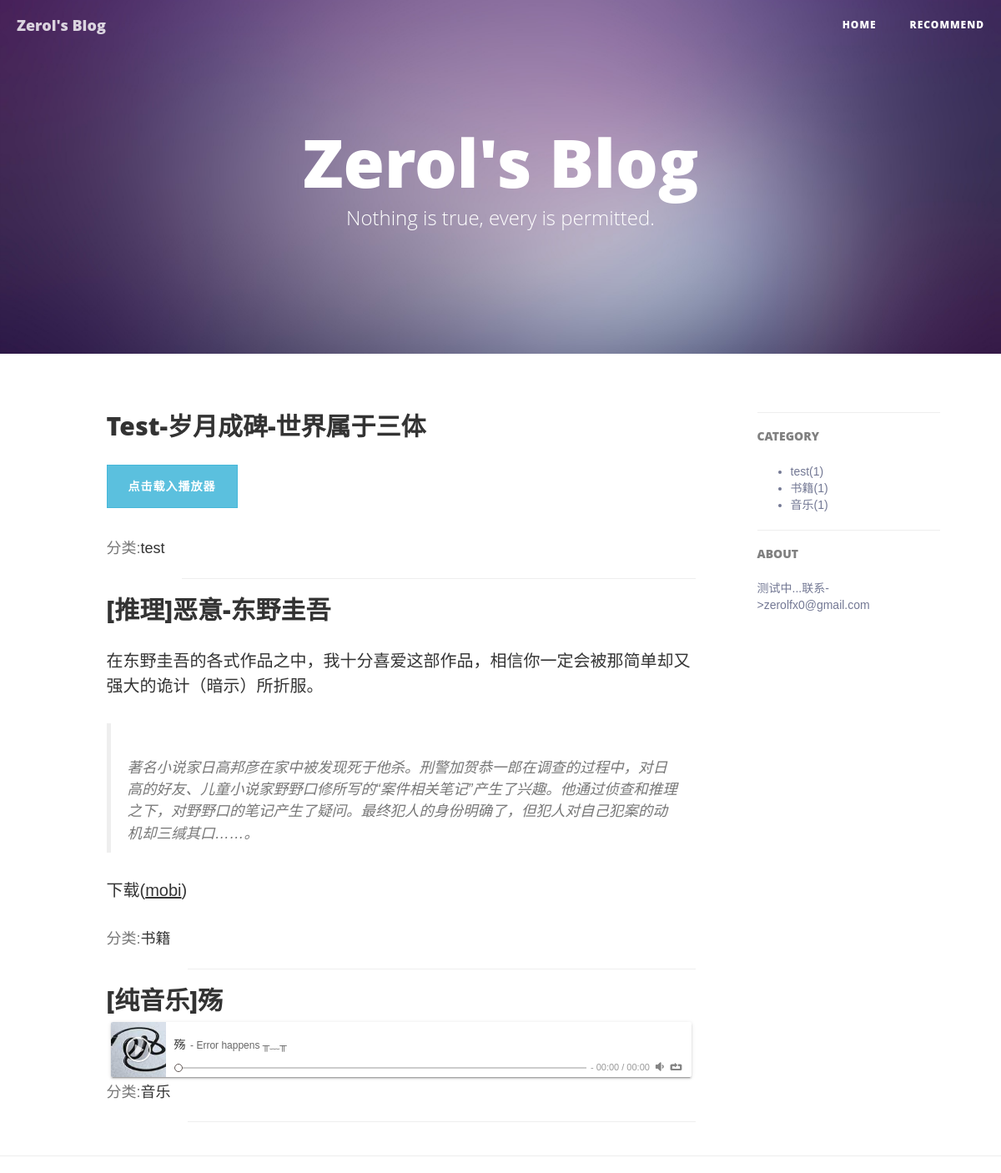
The app's page /recommend/1 with its own data.
### blog/models.py (models this page shows, shortened)
class Recommend(models.Model):
    title = models.CharField('标题', max_length=70)
    abstract = models.TextField('内容')
    created_time = models.DateTimeField('创建时间', auto_now_add=True)
    last_modified_time = models.DateTimeField('修改时间', auto_now=True)
    category = models.ForeignKey('Category_rc', verbose_name='分类', null=True, on_delete=models.SET_NULL)
    class Meta:
        ordering = ['-last_modified_time']

class Category_rc(models.Model):
    name = models.CharField('类名', max_length=20)
    created_time = models.DateTimeField('创建时间', auto_now_add=True)
    last_modified_time = models.DateTimeField('修改时间', auto_now=True)

class About(models.Model):
    body = models.TextField('内容')
    name = models.CharField('标题', max_length=20)

### blog/views.py (the view)
# urls.py: url(r'^recommend/(?P<recommend_id>\d+)$', views.IndexView_rc.as_view(), name='rc'),
class IndexView_rc(ListView):
    template_name = "index_rc.html"
    context_object_name = "article_list"
    paginate_by = 7
    def get_queryset(self):
        article_list = Recommend.objects.all()
        for article in article_list:
            article.abstract = markdown2.markdown(article.abstract, extras=['fenced-code-blocks'])
        return article_list
    def get_context_data(self, **kwargs):
        kwargs['category_list'] = Category_rc.objects.all().order_by('name')
        kwargs['about_list'] = About.objects.all()
        return super(IndexView_rc, self).get_context_data(**kwargs)

### templates/index_rc.html (shortened to what this page needs)
{% extends 'base-index.html' %}
{% block content %}
    {% for article in article_list %}
        <div class="post-preview">
                <h2 class="post-title">
                    {{ article.title }}
                </h2>
                    {{ article.abstract |safe }}
            <div class="post-preview" style="float: left">
                <p class="post-meta">分类:<a href="{% url 'blog:category_rc' article.category.pk 1 %}">{{ article.category.name }}</a>&nbsp;&nbsp;&nbsp;&nbsp;</p>
            </div>
        </div>
        <br>
        <hr>
    {% endfor %}
{% endblock %}
{% block category %}
    <ul>
        {% for category in category_list %}
            <li>
                <a href="{% url 'blog:category_rc' category.pk 1 %}" title="{{ category.name }}">
                    {{ category.name }}({{ category.recommend_set.count }})
                </a>
            </li>
        {% endfor %}
    </ul>
{% endblock %}

### templates/base-index.html (shortened to what this page needs)
{% extends 'base.html' %}
{% load staticfiles %}
{% block body %}
    <header class="intro-header" style="background-image: url('{% static 'img/home-bg.jpg' %}')">
        <div class="container">
            <div class="row">
                <div class="col-lg-8 col-lg-offset-2 col-md-10 col-md-offset-1">
                    <div class="site-heading">
                        <h1>Zerol's Blog</h1>
                        <span class="subheading">Nothing is true, every is permitted.</span>
                    </div>
                </div>
            </div>
        </div>
    </header>
    <div class="container">
        <div class="row">
    		<div class="
                col-lg-8 col-lg-offset-1
                col-md-8 col-md-offset-1
                col-sm-12
                col-xs-12
                post-container
            ">
                {% block content %}{% endblock %}
            </div>
            <div class="
                col-lg-3 col-lg-offset-0
                col-md-3 col-md-offset-0
                col-sm-12
                col-xs-12
                sidebar-container
            ">
                <section>
                    <hr class="hidden-sm hidden-xs">
                    <h5>CATEGORY</h5>
                    <div>
                        {% block category %}{% endblock %}
                    </div>
                {% for about in about_list %}
                    <hr class="hidden-sm hidden-xs">
                    <h5>{{ about.name }}</h5>
                    <div>
                        {{ about.body }}
                    </div>
                {% endfor %}
                </section>
    		</div>
        </div>
    </div>
    <hr>
{% endblock %}

### templates/base.html (style rules this page uses)
body { font-family:"Microsoft YaHei",Arial,Helvetica,sans-serif,"宋体"; }

### records on screen
Recommend: title "Test-岁月成碑-世界属于三体", abstract "点击载入播放器", category.name "test"
Recommend: title "[推理]恶意-东野圭吾", abstract "在东野圭吾的各式作品之中，我十分喜爱这部作品，相信你一定会被那简单却又强大的诡计（暗示）所折服。 著名小说家日高邦彦在家中被发现死于他杀。刑警加贺恭一郎在调查的过程中，对日高的好友、儿童小说家野野口修所写的“案件相关笔记”产生了兴趣。他通过侦查和推理之下，对野野口的笔记产生了疑问。最终犯人的身份明确了，但犯人对自己犯案的动机却三缄其口……。 下载( mobi )", category.name "书籍"
Recommend: title "[纯音乐]殇", category.name "音乐"
Category_rc: name "test", recommend_set.count "1"
Category_rc: name "书籍", recommend_set.count "1"
Category_rc: name "音乐", recommend_set.count "1"
About: name "ABOUT", body "测试中...联系->zerolfx0@gmail.com"
